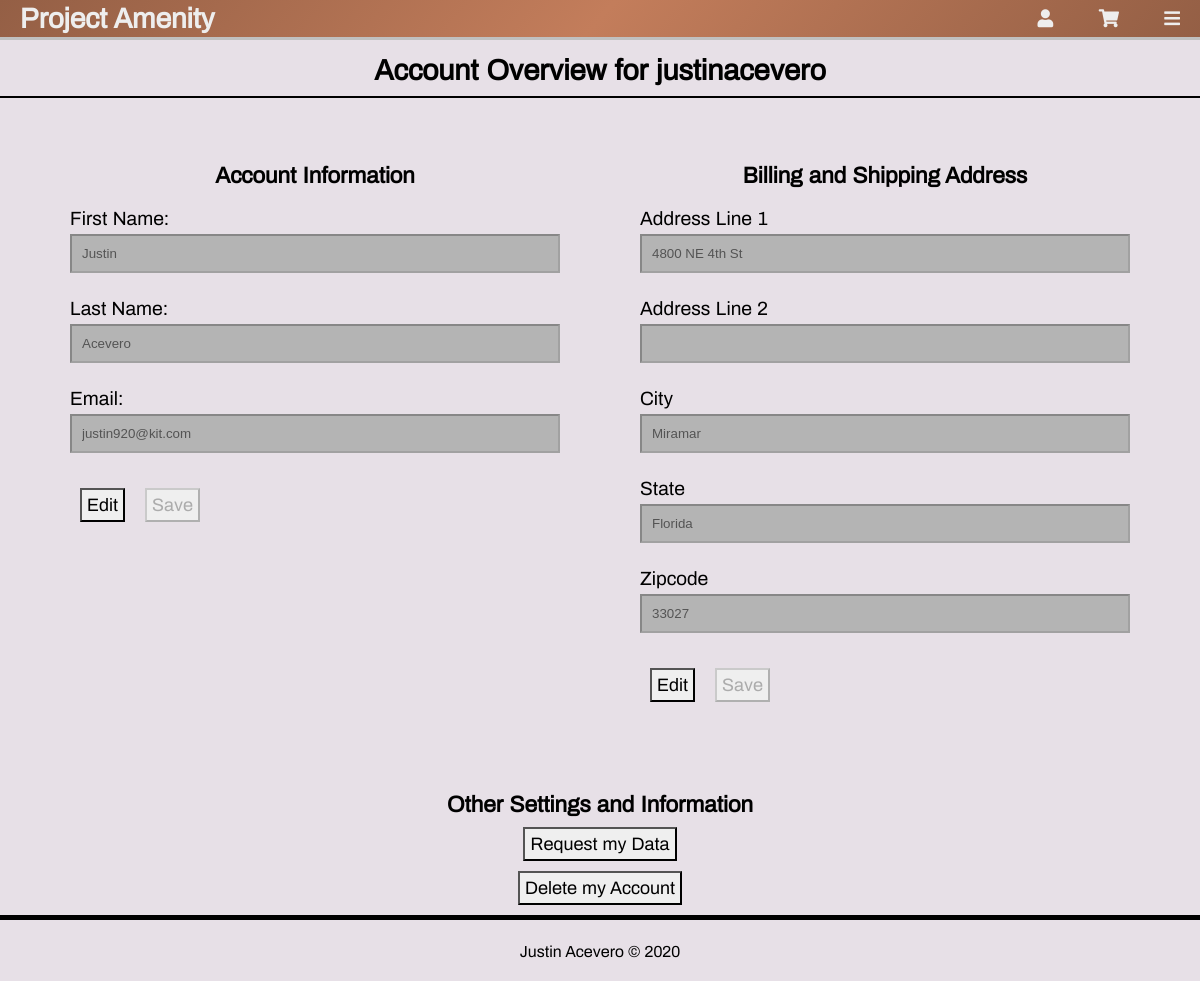
Before: /account/info/ (signed in) with the older database file.
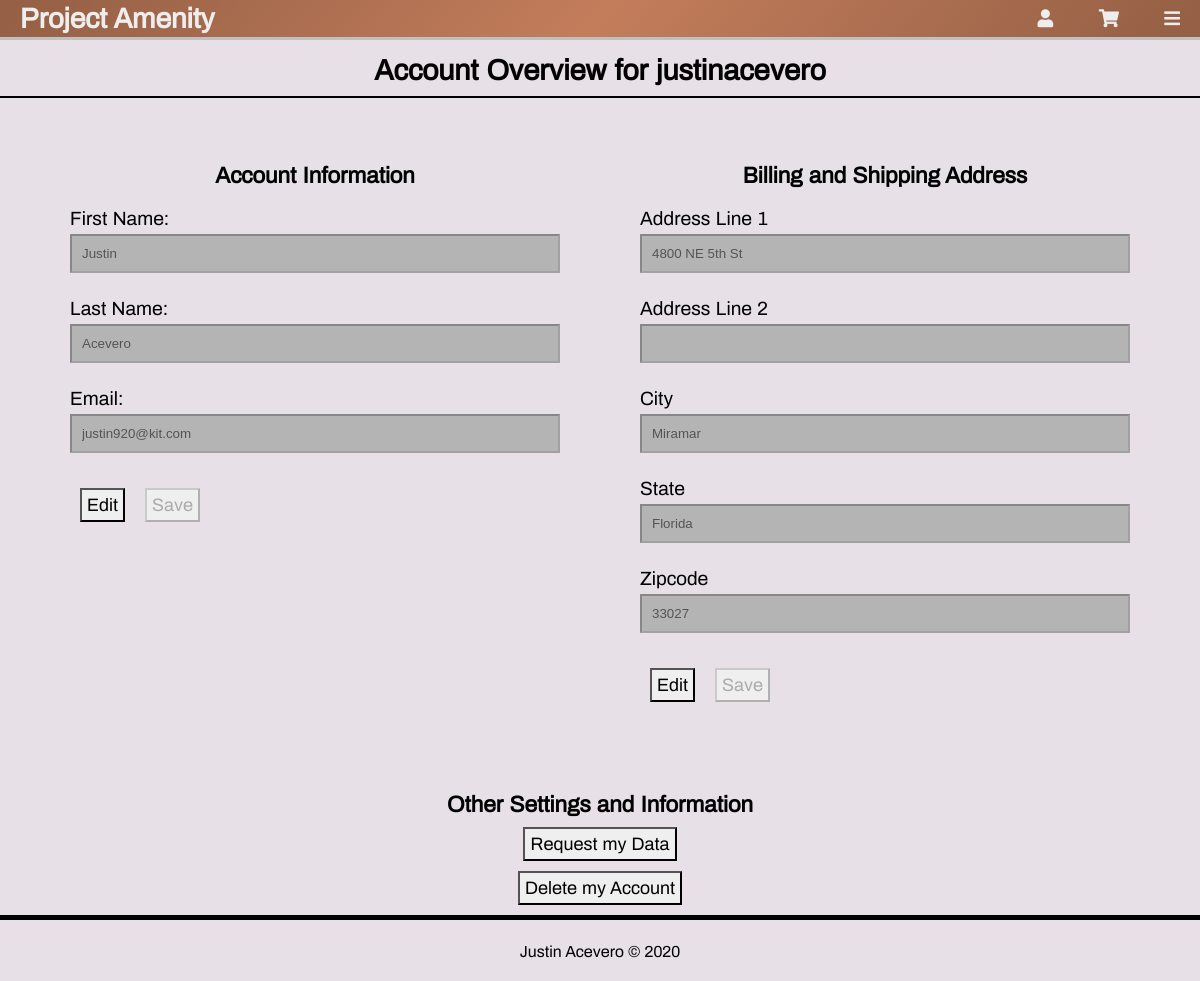
After: the same page with the newer database file.
### accounts/models.py (models this page shows, shortened)
class Customer(models.Model):
    user = models.OneToOneField(User, on_delete=models.CASCADE)
    address_line_1 = models.CharField(
        "Address Line 1",
        max_length=50,
        blank=True
    )
    address_line_2 = models.CharField(
        "Address Line 2",
        max_length=50,
        blank=True
    )
    city = models.CharField(max_length=50, blank=True)
    state = models.CharField(max_length=50, blank=True)
    zipcode = models.IntegerField(null=True)

### accounts/views.py (the view)
# urls.py: path('info/', views.account_info, name="account_info"),
@login_required(login_url='login_page')
def account_info(request):
    user = User.objects.get(username=request.user)
    customer = Customer.objects.get(user=user)
    context = {
        'title': 'Info',
        'user': user,
        'customer': customer,
    }
    return render(request, 'accounts/account_settings.html', context)

### accounts/templates/accounts/account_settings.html (shortened to what this page needs)
{% extends 'base.html' %}
{% load static %}
{% block content %}
<h2 class="page-title">Account Overview for {{ user.username }}</h2>
<section class="main-section">
    <div class="account-forms">
        <div>
            <h3 class="account-section-title">Account Information</h3>
            <form action="{% url 'account_info_change' 'account_credentials' %}" method="POST">
                <div>
                    <label for="user_fn">First Name:</label>
                    <input type="text" class="form-control user-basic-info" id="user_fn" name="first_name"
                        value="{{ user.first_name }}" disabled>
                </div>
                <div>
                    <label for="user_ln">Last Name:</label>
                    <input type="text" class="form-control user-basic-info" id="user_ln" name="last_name"
                        value="{{ user.last_name }}" disabled>
                </div>
                <div>
                    <label for="user_email">Email:</label>
                    <input type="email" class="form-control user-basic-info" id="user_email" name="email"
                        value="{{ user.email }}" disabled>
                </div>
                <div class="form-button-group">
                    <input type="button" class="btn" value="Edit" onclick="editInformation('user-basic-info')">
                    <input type="submit" class="btn user-basic-info" value="Save" disabled>
                </div>
            </form>
        </div>
        <div>
            <h3 class="account-section-title">Billing and Shipping Address</h3>
            <form action="{% url 'account_info_change' 'account_billing' %}" method="POST">
                <div>
                    <label for="user_address_1">Address Line 1</label>
                    <input type="text" class="user-address-info" id="user_address_1" name="address_line_1"
                        value="{{ customer.address_line_1 }}" disabled>
                </div>
                <div>
                    <label for="user_address_2">Address Line 2</label>
                    <input type="text" class="user-address-info" id="user_address_2" name="address_line_2"
                        value="{{ customer.address_line_2 }}" disabled>
                </div>
                <div>
                    <label for="user_city">City</label>
                    <input type="text" class="user-address-info" id="user_city" name="city" value="{{ customer.city }}"
                        disabled>
                </div>
                <div>
                    <label for="user_state">State</label>
                    <input type="text" class="user-address-info" id="user_state" name="state"
                        value="{{ customer.state }}" disabled>
                </div>
                <div>
                    <label for="user_zipcode">Zipcode</label>
                    <input type="text" class="user-address-info" id="user_zipcode" name="zipcode"
                        value="{{ customer.zipcode }}" disabled>
                </div>
                <div class="form-button-group">
                    <input type="button" class="btn" value="Edit" onclick="editInformation('user-address-info')">
                    <input type="submit" class="btn user-address-info" value="Save" disabled>
                </div>
            </form>
        </div>
    </div>
    <div>
        <h3 class="account-section-title">Other Settings and Information</h3>
        <input class="btn" type="button" value="Request my Data">
        <input class="btn" type="button" value="Delete my Account">
    </div>
</section>
{% endblock content %}

Changed rows visible on the page:
changed Customer "Miramar": address_line_1 "4800 NE 4th St" → "4800 NE 5th St"
